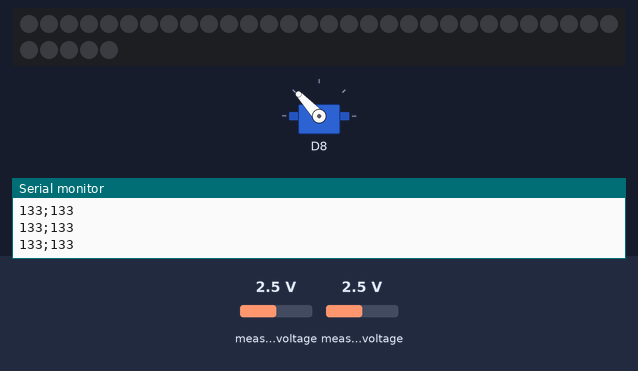
This sketch was run on a simulated ESP8266 (NodeMCU). On the bench: 35 RGB LEDs in strip order, left to right, continuing on the next row, servo, the last lines printed to the serial monitor. Inputs (shaded band) come from the test bench; at power-on: measured voltage 2.5 V. WiFi joins after 1.5 s; servers stay silent unless stated.

Above: at 3.7 s.
3.8 s: measured voltage (sensor 200) set to 1.2 V
At 4.8 s:
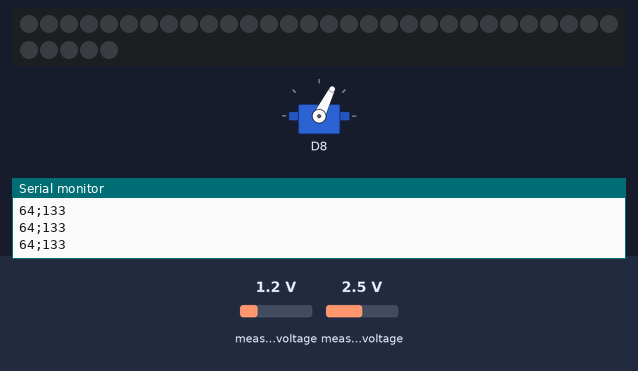
5.6 s: measured voltage (sensor 200) set to 0.1 V
At 6.9 s:
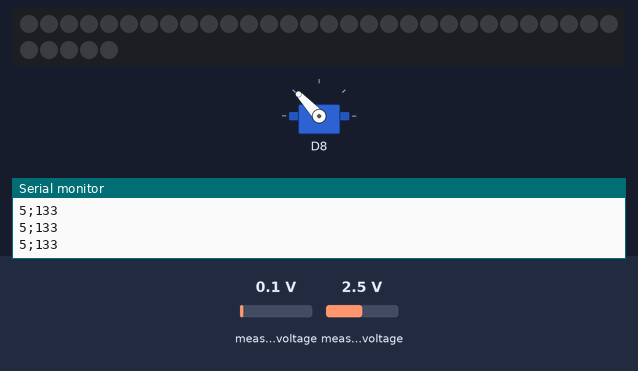
7.2 s: measured voltage (sensor 203) set to 0.1 V
At 8.0 s:
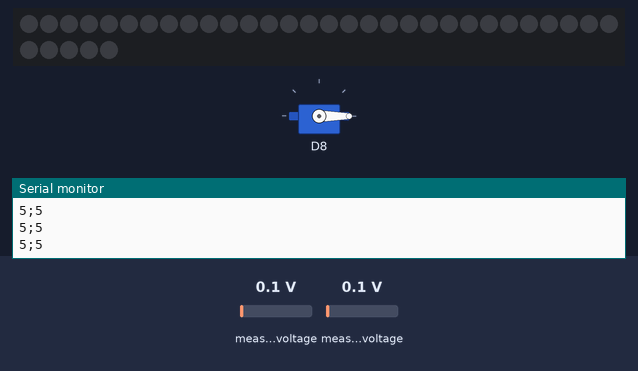
8.8 s: measured voltage (sensor 203) set to 0.4 V
10.3 s: measured voltage (sensor 203) set to 0.7 V
At 11.0 s:
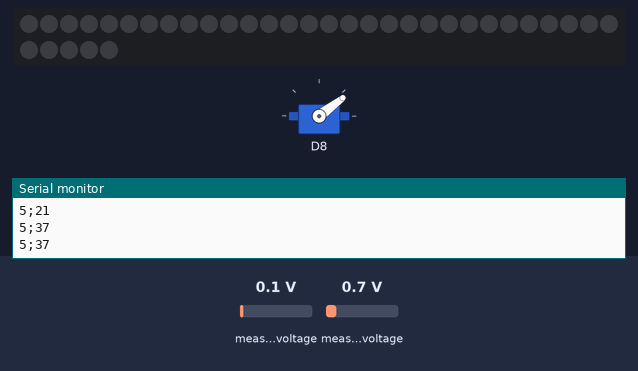
Timing chart, 0 to 12.9 s (numbered marks = the images above; inputs shaded):
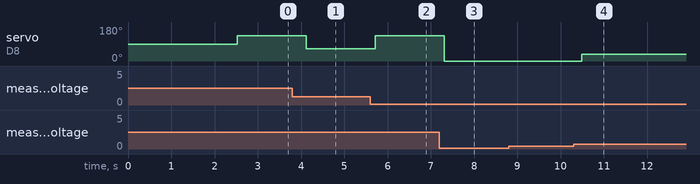

The sketch:

Ring_LedStrip.ino
```cpp
#include <Adafruit_NeoPixel.h>
#define PIN D5  //接腳
#define MAX_LED 35  //LED的數量
Adafruit_NeoPixel strip = Adafruit_NeoPixel( MAX_LED, PIN, NEO_GRB + NEO_KHZ800 );  //NEO_GRB(顯示顏色是RGB)；NEO_RGB(顯示顏色是GRB)
int white = 255;
void turnoff()
{
  strip.setPixelColor(0, strip.Color(0, 0, 0));
  strip.setPixelColor(1, strip.Color(0, 0, 0));
  strip.setPixelColor(2, strip.Color(0, 0, 0));
  strip.setPixelColor(3, strip.Color(0, 0, 0));
  strip.setPixelColor(4, strip.Color(0, 0, 0));
  strip.setPixelColor(5, strip.Color(0, 0, 0));
  strip.setPixelColor(6, strip.Color(0, 0, 0));
  strip.setPixelColor(7, strip.Color(0, 0, 0));
  strip.setPixelColor(8, strip.Color(0, 0, 0));
  strip.setPixelColor(9, strip.Color(0, 0, 0));
  strip.setPixelColor(10, strip.Color(0, 0, 0));
  strip.setPixelColor(11, strip.Color(0, 0, 0));
  strip.setPixelColor(12, strip.Color(0, 0, 0));
  strip.setPixelColor(13, strip.Color(0, 0, 0));
  strip.setPixelColor(14, strip.Color(0, 0, 0));
  strip.setPixelColor(15, strip.Color(0, 0, 0));
  strip.setPixelColor(16, strip.Color(0, 0, 0));
  strip.setPixelColor(17, strip.Color(0, 0, 0));
  strip.setPixelColor(18, strip.Color(0, 0, 0));
  strip.setPixelColor(19, strip.Color(0, 0, 0));
  strip.setPixelColor(20, strip.Color(0, 0, 0));
  strip.setPixelColor(21, strip.Color(0, 0, 0));
  strip.setPixelColor(22, strip.Color(0, 0, 0));
  strip.setPixelColor(23, strip.Color(0, 0, 0));
  strip.setPixelColor(24, strip.Color(0, 0, 0));
  strip.setPixelColor(25, strip.Color(0, 0, 0));
  strip.setPixelColor(26, strip.Color(0, 0, 0));
  strip.setPixelColor(27, strip.Color(0, 0, 0));
  strip.setPixelColor(28, strip.Color(0, 0, 0));
  strip.setPixelColor(29, strip.Color(0, 0, 0));
  strip.setPixelColor(30, strip.Color(0, 0, 0));
  strip.setPixelColor(31, strip.Color(0, 0, 0));
  strip.setPixelColor(32, strip.Color(0, 0, 0));
  strip.setPixelColor(33, strip.Color(0, 0, 0));
  strip.setPixelColor(34, strip.Color(0, 0, 0));
  strip.setPixelColor(35, strip.Color(0, 0, 0));
  strip.show();
}

void Redlight()
{
  strip.setPixelColor(0, strip.Color(0, 250, 0));
  strip.setPixelColor(1, strip.Color(0, 250, 0));
  strip.setPixelColor(2, strip.Color(0, 250, 0));
  strip.setPixelColor(3, strip.Color(0, 250, 0));
  strip.setPixelColor(4, strip.Color(0, 250, 0));
  strip.setPixelColor(5, strip.Color(0, 250, 0));
  strip.setPixelColor(6, strip.Color(0, 250, 0));
  strip.setPixelColor(7, strip.Color(0, 250, 0));
  strip.setPixelColor(8, strip.Color(0, 250, 0));
  strip.setPixelColor(9, strip.Color(0, 250, 0));
  strip.setPixelColor(10, strip.Color(0, 250, 0));
  strip.setPixelColor(11, strip.Color(0, 250, 0));
  strip.setPixelColor(12, strip.Color(0, 250, 0));
  strip.setPixelColor(13, strip.Color(0, 250, 0));
  strip.setPixelColor(14, strip.Color(0, 250, 0));
  strip.setPixelColor(15, strip.Color(0, 250, 0));
  strip.setPixelColor(16, strip.Color(0, 250, 0));
  strip.setPixelColor(17, strip.Color(0, 250, 0));
  strip.setPixelColor(18, strip.Color(0, 250, 0));
  strip.setPixelColor(19, strip.Color(0, 250, 0));
  strip.setPixelColor(20, strip.Color(0, 250, 0));
  strip.setPixelColor(21, strip.Color(0, 250, 0));
  strip.setPixelColor(22, strip.Color(0, 250, 0));
  strip.setPixelColor(23, strip.Color(0, 250, 0));
  strip.setPixelColor(24, strip.Color(0, 250, 0));
  strip.setPixelColor(25, strip.Color(0, 250, 0));
  strip.setPixelColor(26, strip.Color(0, 250, 0));
  strip.setPixelColor(27, strip.Color(0, 250, 0));
  strip.setPixelColor(28, strip.Color(0, 250, 0));
  strip.setPixelColor(29, strip.Color(0, 250, 0));
  strip.setPixelColor(30, strip.Color(0, 250, 0));
  strip.setPixelColor(31, strip.Color(0, 250, 0));
  strip.setPixelColor(32, strip.Color(0, 250, 0));
  strip.setPixelColor(33, strip.Color(0, 250, 0));
  strip.setPixelColor(34, strip.Color(0, 250, 0));
  strip.setPixelColor(35, strip.Color(0, 250, 0));
  strip.show();
  }

  void Greenlight()
{
  strip.setPixelColor(0, strip.Color(250, 0, 0));
  strip.setPixelColor(1, strip.Color(250, 0, 0));
  strip.setPixelColor(2, strip.Color(250, 0, 0));
  strip.setPixelColor(3, strip.Color(250, 0, 0));
  strip.setPixelColor(4, strip.Color(250, 0, 0));
  strip.setPixelColor(5, strip.Color(250, 0, 0));
  strip.setPixelColor(6, strip.Color(250, 0, 0));
  strip.setPixelColor(7, strip.Color(250, 0, 0));
  strip.setPixelColor(8, strip.Color(250, 0, 0));
  strip.setPixelColor(9, strip.Color(250, 0, 0));
  strip.setPixelColor(10, strip.Color(250, 0, 0));
  strip.setPixelColor(11, strip.Color(250, 0, 0));
  strip.setPixelColor(12, strip.Color(250, 0, 0));
  strip.setPixelColor(13, strip.Color(250, 0, 0));
  strip.setPixelColor(14, strip.Color(250, 0, 0));
  strip.setPixelColor(15, strip.Color(250, 0, 0));
  strip.setPixelColor(16, strip.Color(250, 0, 0));
  strip.setPixelColor(17, strip.Color(250, 0, 0));
  strip.setPixelColor(18, strip.Color(250, 0, 0));
  strip.setPixelColor(19, strip.Color(250, 0, 0));
  strip.setPixelColor(20, strip.Color(250, 0, 0));
  strip.setPixelColor(21, strip.Color(250, 0, 0));
  strip.setPixelColor(22, strip.Color(250, 0, 0));
  strip.setPixelColor(23, strip.Color(250, 0, 0));
  strip.setPixelColor(24, strip.Color(250, 0, 0));
  strip.setPixelColor(25, strip.Color(250, 0, 0));
  strip.setPixelColor(26, strip.Color(250, 0, 0));
  strip.setPixelColor(27, strip.Color(250, 0, 0));
  strip.setPixelColor(28, strip.Color(250, 0, 0));
  strip.setPixelColor(29, strip.Color(250, 0, 0));
  strip.setPixelColor(30, strip.Color(250, 0, 0));
  strip.setPixelColor(31, strip.Color(250, 0, 0));
  strip.setPixelColor(32, strip.Color(250, 0, 0));
  strip.setPixelColor(33, strip.Color(250, 0, 0));
  strip.setPixelColor(34, strip.Color(250, 0, 0));
  strip.setPixelColor(35, strip.Color(250, 0, 0));
  strip.show();
  }

  void Bluelight()
{
  strip.setPixelColor(0, strip.Color(0, 0, 250));
  strip.setPixelColor(1, strip.Color(0, 0, 250));
  strip.setPixelColor(2, strip.Color(0, 0, 250));
  strip.setPixelColor(3, strip.Color(0, 0, 250));
  strip.setPixelColor(4, strip.Color(0, 0, 250));
  strip.setPixelColor(5, strip.Color(0, 0, 250));
  strip.setPixelColor(6, strip.Color(0, 0, 250));
  strip.setPixelColor(7, strip.Color(0, 0, 250));
  strip.setPixelColor(8, strip.Color(0, 0, 250));
  strip.setPixelColor(9, strip.Color(0, 0, 250));
  strip.setPixelColor(10, strip.Color(0, 0, 250));
  strip.setPixelColor(11, strip.Color(0, 0, 250));
  strip.setPixelColor(12, strip.Color(0, 0, 250));
  strip.setPixelColor(13, strip.Color(0, 0, 250));
  strip.setPixelColor(14, strip.Color(0, 0, 250));
  strip.setPixelColor(15, strip.Color(0, 0, 250));
  strip.setPixelColor(16, strip.Color(0, 0, 250));
  strip.setPixelColor(17, strip.Color(0, 0, 250));
  strip.setPixelColor(18, strip.Color(0, 0, 250));
  strip.setPixelColor(19, strip.Color(0, 0, 250));
  strip.setPixelColor(20, strip.Color(0, 0, 250));
  strip.setPixelColor(21, strip.Color(0, 0, 250));
  strip.setPixelColor(22, strip.Color(0, 0, 250));
  strip.setPixelColor(23, strip.Color(0, 0, 250));
  strip.setPixelColor(24, strip.Color(0, 0, 250));
  strip.setPixelColor(25, strip.Color(0, 0, 250));
  strip.setPixelColor(26, strip.Color(0, 0, 250));
  strip.setPixelColor(27, strip.Color(0, 0, 250));
  strip.setPixelColor(28, strip.Color(0, 0, 250));
  strip.setPixelColor(29, strip.Color(0, 0, 250));
  strip.setPixelColor(30, strip.Color(0, 0, 250));
  strip.setPixelColor(31, strip.Color(0, 0, 250));
  strip.setPixelColor(32, strip.Color(0, 0, 250));
  strip.setPixelColor(33, strip.Color(0, 0, 250));
  strip.setPixelColor(34, strip.Color(0, 0, 250));
  strip.setPixelColor(35, strip.Color(0, 0, 250));
  strip.show();
}

  void pinklight()
{
  strip.setPixelColor(0, strip.Color(white, white, white));
  strip.setPixelColor(1, strip.Color(white, white, white));
  strip.setPixelColor(2, strip.Color(white, white, white));
  strip.setPixelColor(3, strip.Color(white, white, white));
  strip.setPixelColor(4, strip.Color(white, white, white));
  strip.setPixelColor(5, strip.Color(white, white, white));
  strip.setPixelColor(6, strip.Color(white, white, white));
  strip.setPixelColor(7, strip.Color(white, white, white));
  strip.setPixelColor(8, strip.Color(white, white, white));
  strip.setPixelColor(9, strip.Color(white, white, white));
  strip.setPixelColor(10, strip.Color(white, white, white));
  strip.setPixelColor(11, strip.Color(white, white, white));
  strip.setPixelColor(12, strip.Color(white, white, white));
  strip.setPixelColor(13, strip.Color(white, white, white));
  strip.setPixelColor(14, strip.Color(white, white, white));
  strip.setPixelColor(15, strip.Color(white, white, white));
  strip.setPixelColor(16, strip.Color(white, white, white));
  strip.setPixelColor(17, strip.Color(white, white, white));
  strip.setPixelColor(18, strip.Color(white, white, white));
  strip.setPixelColor(19, strip.Color(white, white, white));
  strip.setPixelColor(20, strip.Color(white, white, white));
  strip.setPixelColor(21, strip.Color(white, white, white));
  strip.setPixelColor(22, strip.Color(white, white, white));
  strip.setPixelColor(23, strip.Color(white, white, white));
  strip.setPixelColor(24, strip.Color(white, white, white));
  strip.setPixelColor(25, strip.Color(white, white, white));
  strip.setPixelColor(26, strip.Color(white, white, white));
  strip.setPixelColor(27, strip.Color(white, white, white));
  strip.setPixelColor(28, strip.Color(white, white, white));
  strip.setPixelColor(29, strip.Color(white, white, white));
  strip.setPixelColor(30, strip.Color(white, white, white));
  strip.setPixelColor(31, strip.Color(white, white, white));
  strip.setPixelColor(32, strip.Color(white, white, white));
  strip.setPixelColor(33, strip.Color(white, white, white));
  strip.setPixelColor(34, strip.Color(white, white, white));
  strip.setPixelColor(35, strip.Color(white, white, white));
  strip.show();
}

  void dglight()
{
  strip.setPixelColor(0, strip.Color(155, 62, 12));
  strip.setPixelColor(1, strip.Color(155, 62, 12));
  strip.setPixelColor(2, strip.Color(155, 62, 12));
  strip.setPixelColor(3, strip.Color(155, 62, 12));
  strip.setPixelColor(4, strip.Color(155, 62, 12));
  strip.setPixelColor(5, strip.Color(155, 62, 12));
  strip.setPixelColor(6, strip.Color(155, 62, 12));
  strip.setPixelColor(7, strip.Color(155, 62, 12));
  strip.setPixelColor(8, strip.Color(155, 62, 12));
  strip.setPixelColor(9, strip.Color(155, 62, 12));
  strip.setPixelColor(10, strip.Color(155, 62, 12));
  strip.setPixelColor(11, strip.Color(155, 62, 12));
  strip.setPixelColor(12, strip.Color(155, 62, 12));
  strip.setPixelColor(13, strip.Color(155, 62, 12));
  strip.setPixelColor(14, strip.Color(155, 62, 12));
  strip.setPixelColor(15, strip.Color(155, 62, 12));
  strip.setPixelColor(16, strip.Color(155, 62, 12));
  strip.setPixelColor(17, strip.Color(155, 62, 12));
  strip.setPixelColor(18, strip.Color(155, 62, 12));
  strip.setPixelColor(19, strip.Color(155, 62, 12));
  strip.setPixelColor(20, strip.Color(155, 62, 12));
  strip.setPixelColor(21, strip.Color(155, 62, 12));
  strip.setPixelColor(22, strip.Color(155, 62, 12));
  strip.setPixelColor(23, strip.Color(155, 62, 12));
  strip.setPixelColor(24, strip.Color(155, 62, 12));
  strip.setPixelColor(25, strip.Color(155, 62, 12));
  strip.setPixelColor(26, strip.Color(155, 62, 12));
  strip.setPixelColor(27, strip.Color(155, 62, 12));
  strip.setPixelColor(28, strip.Color(155, 62, 12));
  strip.setPixelColor(29, strip.Color(155, 62, 12));
  strip.setPixelColor(30, strip.Color(155, 62, 12));
  strip.setPixelColor(31, strip.Color(155, 62, 12));
  strip.setPixelColor(32, strip.Color(155, 62, 12));
  strip.setPixelColor(33, strip.Color(155, 62, 12));
  strip.setPixelColor(34, strip.Color(155, 62, 12));
  strip.setPixelColor(35, strip.Color(155, 62, 12));
  strip.show();
}

  void purlight()
{
  strip.setPixelColor(0, strip.Color(56, 231, 220));
  strip.setPixelColor(1, strip.Color(56, 231, 220));
  strip.setPixelColor(2, strip.Color(56, 231, 220));
  strip.setPixelColor(3, strip.Color(56, 231, 220));
  strip.setPixelColor(4, strip.Color(56, 231, 220));
  strip.setPixelColor(5, strip.Color(56, 231, 220));
  strip.setPixelColor(6, strip.Color(56, 231, 220));
  strip.setPixelColor(7, strip.Color(56, 231, 220));
  strip.setPixelColor(8, strip.Color(56, 231, 220));
  strip.setPixelColor(9, strip.Color(56, 231, 220));
  strip.setPixelColor(10, strip.Color(56, 231, 220));
  strip.setPixelColor(11, strip.Color(56, 231, 220));
  strip.setPixelColor(12, strip.Color(56, 231, 220));
  strip.setPixelColor(13, strip.Color(56, 231, 220));
  strip.setPixelColor(14, strip.Color(56, 231, 220));
  strip.setPixelColor(15, strip.Color(56, 231, 220));
  strip.setPixelColor(16, strip.Color(56, 231, 220));
  strip.setPixelColor(17, strip.Color(56, 231, 220));
  strip.setPixelColor(18, strip.Color(56, 231, 220));
  strip.setPixelColor(19, strip.Color(56, 231, 220));
  strip.setPixelColor(20, strip.Color(56, 231, 220));
  strip.setPixelColor(21, strip.Color(56, 231, 220));
  strip.setPixelColor(22, strip.Color(56, 231, 220));
  strip.setPixelColor(23, strip.Color(56, 231, 220));
  strip.setPixelColor(24, strip.Color(56, 231, 220));
  strip.setPixelColor(25, strip.Color(56, 231, 220));
  strip.setPixelColor(26, strip.Color(56, 231, 220));
  strip.setPixelColor(27, strip.Color(56, 231, 220));
  strip.setPixelColor(28, strip.Color(56, 231, 220));
  strip.setPixelColor(29, strip.Color(56, 231, 220));
  strip.setPixelColor(30, strip.Color(56, 231, 220));
  strip.setPixelColor(31, strip.Color(56, 231, 220));
  strip.setPixelColor(32, strip.Color(56, 231, 220));
  strip.setPixelColor(33, strip.Color(56, 231, 220));
  strip.setPixelColor(34, strip.Color(56, 231, 220));
  strip.setPixelColor(35, strip.Color(56, 231, 220));
  strip.show();
}

  void yellowlight()
{
  strip.setPixelColor(0, strip.Color(228, 248, 27));
  strip.setPixelColor(1, strip.Color(228, 248, 27));
  strip.setPixelColor(2, strip.Color(228, 248, 27));
  strip.setPixelColor(3, strip.Color(228, 248, 27));
  strip.setPixelColor(4, strip.Color(228, 248, 27));
  strip.setPixelColor(5, strip.Color(228, 248, 27));
  strip.setPixelColor(6, strip.Color(228, 248, 27));
  strip.setPixelColor(7, strip.Color(228, 248, 27));
  strip.setPixelColor(8, strip.Color(228, 248, 27));
  strip.setPixelColor(9, strip.Color(228, 248, 27));
  strip.setPixelColor(10, strip.Color(228, 248, 27));
  strip.setPixelColor(11, strip.Color(228, 248, 27));
  strip.setPixelColor(12, strip.Color(228, 248, 27));
  strip.setPixelColor(13, strip.Color(228, 248, 27));
  strip.setPixelColor(14, strip.Color(228, 248, 27));
  strip.setPixelColor(15, strip.Color(228, 248, 27));
  strip.setPixelColor(16, strip.Color(228, 248, 27));
  strip.setPixelColor(17, strip.Color(228, 248, 27));
  strip.setPixelColor(18, strip.Color(228, 248, 27));
  strip.setPixelColor(19, strip.Color(228, 248, 27));
  strip.setPixelColor(20, strip.Color(228, 248, 27));
  strip.setPixelColor(21, strip.Color(228, 248, 27));
  strip.setPixelColor(22, strip.Color(228, 248, 27));
  strip.setPixelColor(23, strip.Color(228, 248, 27));
  strip.setPixelColor(24, strip.Color(228, 248, 27));
  strip.setPixelColor(25, strip.Color(228, 248, 27));
  strip.setPixelColor(26, strip.Color(228, 248, 27));
  strip.setPixelColor(27, strip.Color(228, 248, 27));
  strip.setPixelColor(28, strip.Color(228, 248, 27));
  strip.setPixelColor(29, strip.Color(228, 248, 27));
  strip.setPixelColor(30, strip.Color(228, 248, 27));
  strip.setPixelColor(31, strip.Color(228, 248, 27));
  strip.setPixelColor(32, strip.Color(228, 248, 27));
  strip.setPixelColor(33, strip.Color(228, 248, 27));
  strip.setPixelColor(34, strip.Color(228, 248, 27));
  strip.setPixelColor(35, strip.Color(228, 248, 27));
  strip.show();
}
```

Source omitted: Robotic_HaptDoll.ino (3122 bytes)

Measured:
- the behaviour switches between 0.5 and 0.6 V on measured voltage (sensor 203) (found by bisection; images 3 and 4)
- after the input at 3.8 s, servo on D8: 133° → 64° after 0.32 s
- after the input at 5.6 s, servo on D8: 64° → 133° after 0.12 s
- after the input at 7.2 s, servo on D8: 133° → 0° after 0.11 s
- after the input at 10.3 s, servo on D8: 0° → 37° after 0.19 s
